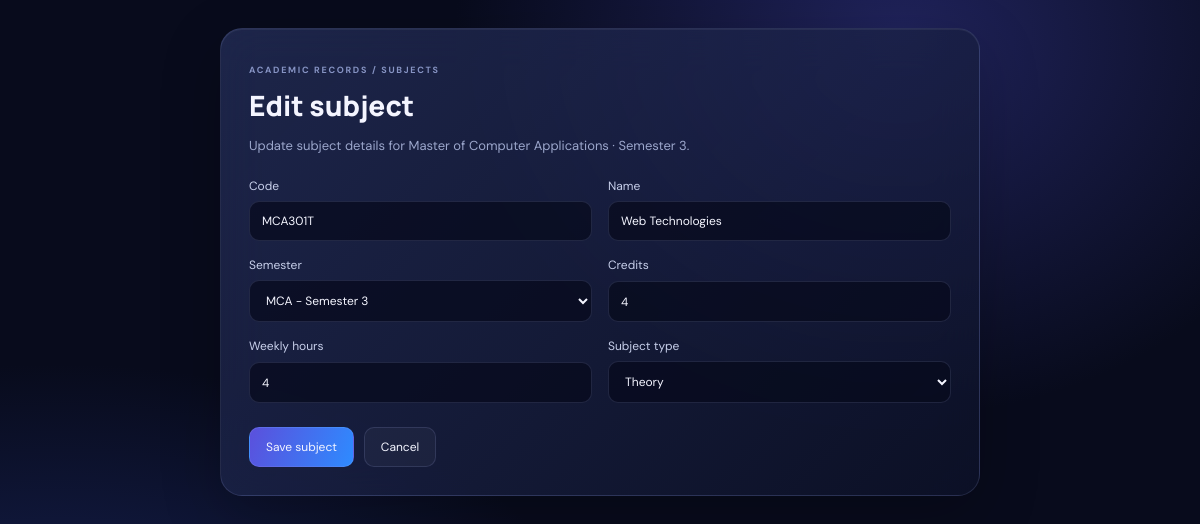
The page /subjects/1/edit/ (signed in) on the database its author committed.
### academics/models.py (models this page shows, shortened)
class Subject(models.Model):
    class SubjectType(models.TextChoices):
        THEORY = "THEORY", "Theory"
    code = models.CharField(max_length=30, unique=True)
    name = models.CharField(max_length=180)
    semester = models.ForeignKey(Semester, on_delete=models.CASCADE, related_name="subjects")
    faculty = models.ForeignKey(
        Faculty, null=True, blank=True, on_delete=models.SET_NULL, related_name="subjects"
    )
    credits = models.PositiveSmallIntegerField(default=4)
    weekly_hours = models.PositiveSmallIntegerField(default=4)
    subject_type = models.CharField(
        max_length=12, choices=SubjectType.choices, default=SubjectType.THEORY
    )
    is_active = models.BooleanField(default=True)
    class Meta:
        ordering = ["semester__program__code", "semester__number", "code"]

class Semester(models.Model):
    program = models.ForeignKey(Program, on_delete=models.CASCADE, related_name="semesters")
    number = models.PositiveSmallIntegerField()
    name = models.CharField(max_length=40, blank=True)
    class Meta:
        constraints = [models.UniqueConstraint(fields=["program", "number"], name="unique_program_semester")]
        ordering = ["program", "number"]
    def __str__(self):
        return f"{self.program.code} - Semester {self.number}"

class Program(models.Model):
    department = models.ForeignKey(Department, on_delete=models.CASCADE, related_name="programs")
    name = models.CharField(max_length=150)
    code = models.CharField(max_length=30, unique=True)
    duration_years = models.PositiveSmallIntegerField(default=3)
    is_active = models.BooleanField(default=True)

### accounts/views.py (the view, shortened to what this page needs)
# urls.py: path("subjects/<int:pk>/edit/", account_views.edit_subject, name="subject-edit"),
@login_required
@require_http_methods(["GET", "POST"])
def edit_subject(request, pk):
    subject = get_object_or_404(
        Subject.objects.select_related("faculty__user"),
        pk=pk,
    )
    can_manage = is_academic_admin(request.user)
    is_assigned_faculty = (
        request.user.role == "FACULTY"
        and subject.faculty is not None
        and subject.faculty.user_id == request.user.id
    )
    if not (can_manage or is_assigned_faculty):
        from django.core.exceptions import PermissionDenied
        raise PermissionDenied
    original_values = capture_snapshot(subject)
    form = SubjectUpdateForm(
        request.POST or None,
        instance=subject,
        allow_semester=can_manage,
    )
    return render(request, "accounts/subject_form.html", {
        "form": form,
        "subject": subject,
    })

### accounts/forms.py
class SubjectUpdateForm(forms.ModelForm):
    def __init__(self, *args, allow_semester=True, **kwargs):
        super().__init__(*args, **kwargs)
        if not allow_semester:
            self.fields.pop("semester")
    class Meta:
        model = Subject
        fields = ("code", "name", "semester", "credits", "weekly_hours", "subject_type")
        widgets = {
            "code": forms.TextInput(attrs={"class": "field"}),
            "name": forms.TextInput(attrs={"class": "field"}),
            "semester": forms.Select(attrs={"class": "field"}),
            "credits": forms.NumberInput(attrs={"class": "field", "min": 1}),
            "weekly_hours": forms.NumberInput(attrs={"class": "field", "min": 1}),
            "subject_type": forms.Select(attrs={"class": "field"}),
        }

### academics/audit.py (called while the page is built)
def capture_snapshot(instance):
    return {
        field.name: getattr(instance, field.attname)
        for field in instance._meta.concrete_fields
        if field.name not in {"password", "last_login"}
    }

### academics/permissions.py (called while the page is built)
def is_academic_admin(user):
    return user.is_authenticated and (
        user.is_superuser or user.role in ACADEMIC_ADMIN_ROLES
    )

### templates/accounts/subject_form.html (shortened to what this page needs)
{% load static %}
<!doctype html>
<html lang="en">
<head>
  <link rel="stylesheet" href="{% static 'css/college.css' %}">
  <link rel="stylesheet" href="{% static 'css/subjects.css' %}">
</head>
<body class="subject-edit-page">
  <main class="subject-edit-shell glass">
    <span class="eyebrow">ACADEMIC RECORDS / SUBJECTS</span>
    <h1>Edit subject</h1>
    <p>Update subject details for {{ subject.semester.program.name }} · Semester {{ subject.semester.number }}.</p>
    <form class="subject-edit-form" method="post">
      {% for field in form %}
        <label for="{{ field.id_for_label }}">
          {{ field.label }}
          {{ field }}
        </label>
      {% endfor %}
      <div class="subject-edit-actions">
        <button class="subject-save-btn" type="submit">Save subject</button>
        <a class="subject-cancel-btn" href="{% url 'dashboard' %}">Cancel</a>
      </div>
    </form>
  </main>
</body>
</html>

### static/css/college.css (style rules this page uses)
:root { --bg:#080b1c;--panel:rgba(21,28,59,.68);--line:rgba(177,190,255,.14);--text:#f4f5ff;--muted:#9ca7cc;--blue:#4f9dff;--violet:#a78bfa;--mint:#55e0c0;--amber:#ffbd69 }
* { box-sizing:border-box }
body { margin:0;background:radial-gradient(ellipse at 75% 5%,#20235c 0,transparent 35%),radial-gradient(ellipse at 5% 90%,#18245a 0,transparent 35%),var(--bg);color:var(--text);font-family:'DM Sans',sans-serif;min-height:100vh;overflow-x:hidden }
a { color:inherit;text-decoration:none }
.glass { background:linear-gradient(135deg,rgba(38,48,93,.72),rgba(14,19,43,.68));border:1px solid var(--line);box-shadow:0 18px 60px rgba(0,0,0,.22),inset 0 1px rgba(255,255,255,.06);backdrop-filter:blur(22px);-webkit-backdrop-filter:blur(22px) }
.nav-label,.eyebrow { font-size:9px;letter-spacing:1.7px;font-weight:700;color:#8794c4 }
.field { width:100%;padding:13px 14px;background:#080d25aa;border:1px solid var(--line);border-radius:12px;color:#fff;outline:none }
:root { --bg-midnight: #080816; --bg-royal-blue: #101B63; --electric-blue: #087BFF; --neon-purple: #7900FF; --violet: #A855F7; --cyan: #00E5FF; --hot-pink: #FF2DAA; --magenta: #D500F9; --orange: #FF8A00; --emerald: #00D084; --gold: #FFD700; }
.field { width:100%;border:1px solid var(--line);border-radius:11px;padding:11px 12px;background:#ffffff0b;color:var(--text);font:inherit }
.field option { background:#121832;color:var(--text) }

### static/css/subjects.css (style rules this page uses)
.subject-edit-page { min-height: 100vh; padding: 28px 20px; }
.subject-edit-shell { width: min(760px, 100%); margin: 0 auto; padding: 28px; border-radius: 22px; }
.subject-edit-shell h1 { margin: 8px 0; font: 800 28px Manrope, sans-serif; }
.subject-edit-shell > p { color: var(--muted); font-size: 13px; }
.subject-edit-form { display: grid; grid-template-columns: repeat(2, minmax(0, 1fr)); gap: 16px; margin-top: 24px; }
.subject-edit-form label { display: grid; gap: 7px; color: #c8d0eb; font-size: 12px; }
.subject-edit-form .field { width: 100%; padding: 11px 12px; border: 1px solid var(--line); border-radius: 10px; outline: none; background: rgba(8, 11, 28, .72); color: var(--text); font: inherit; }
.subject-edit-form .field option { background: #10152b; }
.subject-edit-actions { display: flex; grid-column: 1 / -1; gap: 10px; align-items: center; margin-top: 8px; }
.subject-save-btn, .subject-cancel-btn { padding: 11px 16px; border: 1px solid var(--line); border-radius: 10px; color: var(--text); font: inherit; font-size: 12px; cursor: pointer; }
.subject-save-btn { background: linear-gradient(110deg, #5b50dc, #2e8bff); }
.subject-cancel-btn { background: #ffffff09; }

### rows shown on the page
Subject: semester.program.name "Master of Computer Applications", semester.number "3", form "MCA301T" "Web Technologies" "MCA - Semester 3" "4" "4" "Theory"

### other values the page prints
{{ field.label }} "Code" "Name" "Semester" "Credits" "Weekly hours" "Subject type"
